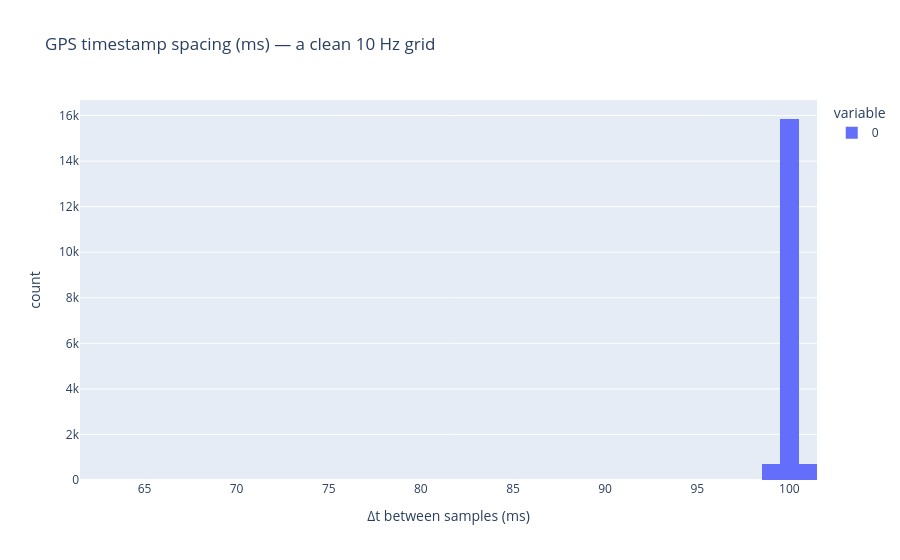

The notebook cell this image was saved under:
### Markdown cell above
## 1. Timing is already clean (10 Hz) — not the noise source

`timestamp_ms` is unique per sample and spaced exactly 100 ms apart. The notebook reconstructs time
with gradient descent anyway, but that reconstruction adds essentially no noise (the jitter below is
measured against this *clean* timing, and it persists).

### Code cell
d_ms = np.diff(ms)
print(f"timestamp spacing: median={np.median(d_ms)*1000:.1f} ms  unique stamps={len(set(ms.tolist()))}/{len(ms)}")
px.histogram(d_ms[(d_ms > 0) & (d_ms < 0.5)] * 1000, nbins=60,
             title="GPS timestamp spacing (ms) — a clean 10 Hz grid",
             labels={"value": "Δt between samples (ms)"})

### Figure 1 — Plotly figure (JSON) as saved in the notebook; plotly's stock layout.template omitted (floating-point values rounded to 4 significant figures; data arrays with more than 128 entries replaced by an {"elided": "..."} marker saying what was removed)
{"data": [{"bingroup": "x", "hovertemplate": "variable=0<br>Δt between samples (ms)=%{x}<br>count=%{y}<extra></extra>", "legendgroup": "0", "marker": {"color": "#636efa", "pattern": {"shape": ""}}, "name": "0", "nbinsx": 60, "orientation": "v", "showlegend": true, "type": "histogram", "x": {"elided": "17295 float values"}, "xaxis": "x", "yaxis": "y"}], "layout": {"barmode": "relative", "legend": {"title": {"text": "variable"}, "tracegroupgap": 0}, "title": {"text": "GPS timestamp spacing (ms) — a clean 10 Hz grid"}, "xaxis": {"anchor": "y", "domain": [0.0, 1.0], "title": {"text": "Δt between samples (ms)"}}, "yaxis": {"anchor": "x", "domain": [0.0, 1.0], "title": {"text": "count"}}}}
